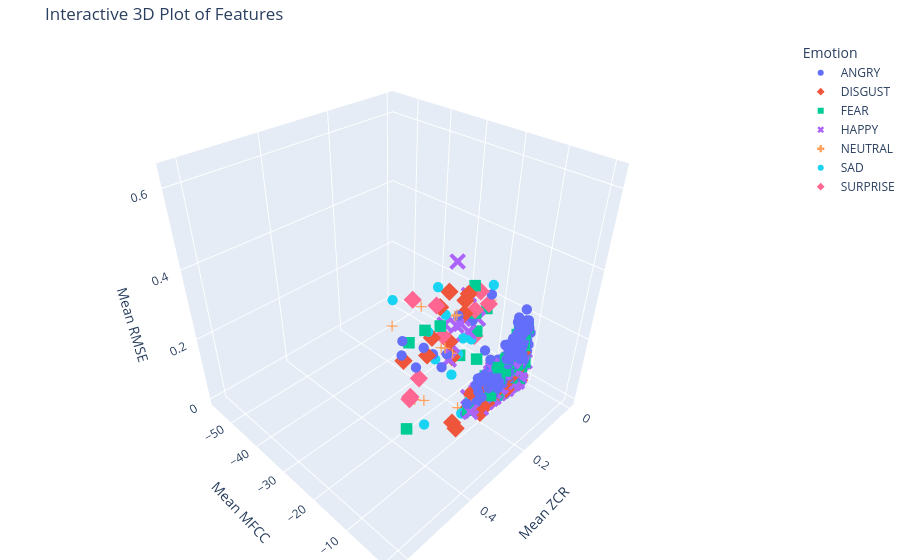

The notebook cell saved with this chart:
### Code cell
import plotly.express as px
import numpy as np
import pandas as pd

# Example data generation (remove if using real data)
for emotion in Dataset:
    for _ in range(10):
        Dataset[emotion]["zcr"].append(np.random.rand(20))
        Dataset[emotion]["rmse"].append(np.random.rand(20))
        Dataset[emotion]["mfcc"].append(np.random.rand(13))

# Convert to DataFrame for Plotly
rows = []
for emotion, features in Dataset.items():
    for zcr, rmse, mfcc in zip(features["zcr"], features["rmse"], features["mfcc"]):
        rows.append({
            "Emotion": emotion,
            "ZCR": np.mean(zcr),
            "RMSE": np.mean(rmse),
            "MFCC": np.mean(mfcc)
        })

df = pd.DataFrame(rows)

# Plotly 3D scatter plot
fig = px.scatter_3d(
    df,
    x="ZCR", y="MFCC", z="RMSE",
    color="Emotion",
    symbol="Emotion",
    size_max=18,
    title="Interactive 3D Plot of Features",
    labels={"ZCR": "Mean ZCR", "MFCC": "Mean MFCC", "RMSE": "Mean RMSE"},
    hover_data=["Emotion"]
)

fig.update_traces(marker=dict(size=6))
fig.update_layout(margin=dict(l=0, r=0, b=0, t=40))
fig.show()

### Figure 1 — Plotly figure (JSON) as saved in the notebook; plotly's stock layout.template omitted (floating-point values rounded to 4 significant figures; data arrays with more than 128 entries replaced by an {"elided": "..."} marker saying what was removed)
{"data": [{"customdata": {"elided": "1288x1 str values"}, "hovertemplate": "Emotion=%{customdata[0]}<br>Mean ZCR=%{x}<br>Mean MFCC=%{y}<br>Mean RMSE=%{z}<extra></extra>", "legendgroup": "ANGRY", "marker": {"color": "#636efa", "size": 6, "symbol": "circle"}, "mode": "markers", "name": "ANGRY", "scene": "scene", "showlegend": true, "type": "scatter3d", "x": {"elided": "1288 float values"}, "y": {"elided": "1288 float values"}, "z": {"elided": "1288 float values"}}, {"customdata": {"elided": "1275x1 str values"}, "hovertemplate": "Emotion=%{customdata[0]}<br>Mean ZCR=%{x}<br>Mean MFCC=%{y}<br>Mean RMSE=%{z}<extra></extra>", "legendgroup": "DISGUST", "marker": {"color": "#EF553B", "size": 6, "symbol": "diamond"}, "mode": "markers", "name": "DISGUST", "scene": "scene", "showlegend": true, "type": "scatter3d", "x": {"elided": "1275 float values"}, "y": {"elided": "1275 float values"}, "z": {"elided": "1275 float values"}}, {"customdata": {"elided": "1274x1 str values"}, "hovertemplate": "Emotion=%{customdata[0]}<br>Mean ZCR=%{x}<br>Mean MFCC=%{y}<br>Mean RMSE=%{z}<extra></extra>", "legendgroup": "FEAR", "marker": {"color": "#00cc96", "size": 6, "symbol": "square"}, "mode": "markers", "name": "FEAR", "scene": "scene", "showlegend": true, "type": "scatter3d", "x": {"elided": "1274 float values"}, "y": {"elided": "1274 float values"}, "z": {"elided": "1274 float values"}}, {"customdata": {"elided": "1283x1 str values"}, "hovertemplate": "Emotion=%{customdata[0]}<br>Mean ZCR=%{x}<br>Mean MFCC=%{y}<br>Mean RMSE=%{z}<extra></extra>", "legendgroup": "HAPPY", "marker": {"color": "#ab63fa", "size": 6, "symbol": "x"}, "mode": "markers", "name": "HAPPY", "scene": "scene", "showlegend": true, "type": "scatter3d", "x": {"elided": "1283 float values"}, "y": {"elided": "1283 float values"}, "z": {"elided": "1283 float values"}}, {"customdata": {"elided": "1100x1 str values"}, "hovertemplate": "Emotion=%{customdata[0]}<br>Mean ZCR=%{x}<br>Mean MFCC=%{y}<br>Mean RMSE=%{z}<extra></extra>", "legendgroup": "NEUTRAL", "marker": {"color": "#FFA15A", "size": 6, "symbol": "cross"}, "mode": "markers", "name": "NEUTRAL", "scene": "scene", "showlegend": true, "type": "scatter3d", "x": {"elided": "1100 float values"}, "y": {"elided": "1100 float values"}, "z": {"elided": "1100 float values"}}, {"customdata": {"elided": "1282x1 str values"}, "hovertemplate": "Emotion=%{customdata[0]}<br>Mean ZCR=%{x}<br>Mean MFCC=%{y}<br>Mean RMSE=%{z}<extra></extra>", "legendgroup": "SAD", "marker": {"color": "#19d3f3", "size": 6, "symbol": "circle"}, "mode": "markers", "name": "SAD", "scene": "scene", "showlegend": true, "type": "scatter3d", "x": {"elided": "1282 float values"}, "y": {"elided": "1282 float values"}, "z": {"elided": "1282 float values"}}, {"customdata": [["SURPRISE"], ["SURPRISE"], ["SURPRISE"], ["SURPRISE"], ["SURPRISE"], ["SURPRISE"], ["SURPRISE"], ["SURPRISE"], ["SURPRISE"], ["SURPRISE"]], "hovertemplate": "Emotion=%{customdata[0]}<br>Mean ZCR=%{x}<br>Mean MFCC=%{y}<br>Mean RMSE=%{z}<extra></extra>", "legendgroup": "SURPRISE", "marker": {"color": "#FF6692", "size": 6, "symbol": "diamond"}, "mode": "markers", "name": "SURPRISE", "scene": "scene", "showlegend": true, "type": "scatter3d", "x": [0.581, 0.5224, 0.4097, 0.5817, 0.5028, 0.42, 0.4139, 0.5602, 0.3817, 0.5798], "y": [0.6273, 0.3838, 0.5434, 0.4845, 0.403, 0.4848, 0.431, 0.5253, 0.5547, 0.5372], "z": [0.4123, 0.5714, 0.5441, 0.4063, 0.4985, 0.5094, 0.4472, 0.4402, 0.503, 0.6128]}], "layout": {"legend": {"title": {"text": "Emotion"}, "tracegroupgap": 0}, "margin": {"b": 0, "l": 0, "r": 0, "t": 40}, "scene": {"domain": {"x": [0, 1], "y": [0, 1]}, "xaxis": {"title": {"text": "Mean ZCR"}}, "yaxis": {"title": {"text": "Mean MFCC"}}, "zaxis": {"title": {"text": "Mean RMSE"}}}, "title": {"text": "Interactive 3D Plot of Features"}}}
